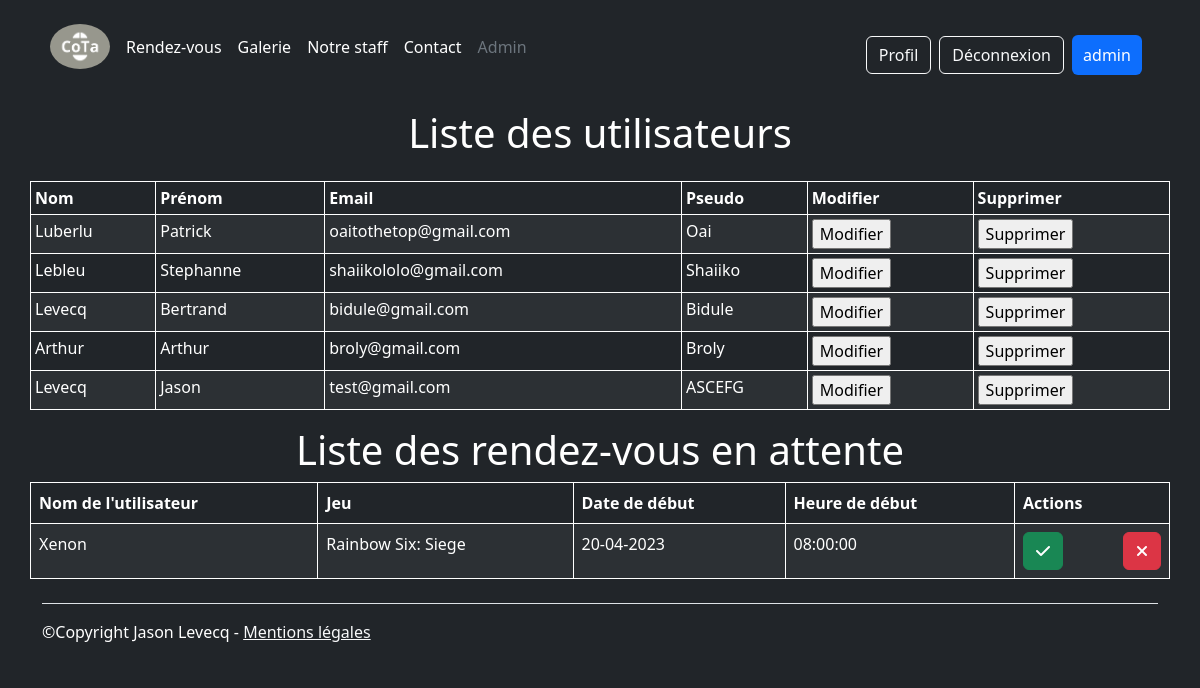
The page /view/admin.php (signed in) on the database its author committed.
### tables this page shows
CREATE TABLE `ifo_profile` (
  `profileID` int(11) NOT NULL,
  `profileBackgroundColor` varchar(100) NOT NULL DEFAULT '#645E85',
  `profileCreationDate` datetime NOT NULL DEFAULT current_timestamp(),
  `profileAvatar` varchar(100) NOT NULL DEFAULT 'default.png',
  `profileBio` varchar(400) NOT NULL DEFAULT 'Aucune information disponible.',
  `profileBlockType` varchar(100) NOT NULL DEFAULT 'none',
  `profileUserID` int(11) NOT NULL
);

CREATE TABLE `ifo_user` (
  `userID` int(11) NOT NULL,
  `userNom` varchar(80) NOT NULL,
  `userPrenom` varchar(80) NOT NULL,
  `userPseudo` varchar(100) NOT NULL,
  `userNiveauID` int(11) NOT NULL DEFAULT 2,
  `userEmail` varchar(80) NOT NULL,
  `userPass` varchar(100) NOT NULL
);

CREATE TABLE `ifo_rdv` (
  `rdv_id` int(11) NOT NULL,
  `rdv_pseudo` varchar(255) NOT NULL,
  `rdv_date_start` datetime NOT NULL,
  `rdv_date_end` datetime NOT NULL,
  `rdv_moment` varchar(100) NOT NULL,
  `rdv_jeu_id` int(11) DEFAULT NULL,
  `confirmation_status` varchar(255) NOT NULL DEFAULT 'En attente'
);

CREATE TABLE `ifo_jeu` (
  `jeu_id` int(11) NOT NULL,
  `jeu_nom` varchar(100) NOT NULL,
  `jeu_color` varchar(100) NOT NULL
);

### model/read.php (called while the page is built, shortened)
<?php
  function readCurrentUser(){
    include 'connection.php';
    $userID = $_SESSION['profileID'];
    $query = "SELECT userPseudo, userPass, userNiveauID, userEmail, userNom, userPrenom, userID, profileID
              FROM ifo_user
              INNER JOIN ifo_profile ON userID = profileUserID
              WHERE profileID = :log";
    $query_params = array(':log' => $userID);
    try{
        $stmt = $db->prepare($query);
        $result = $stmt->execute($query_params);
    }
    catch(PDOException $ex){
        die("Failed query : " . $ex->getMessage());
    }
    $result = $stmt->fetchall();
    return $result[0];
}
  function readUserInfos(){
    include 'connection.php';
     $query = "SELECT userNom, userPrenom, userEmail, userPseudo, userID
               FROM ifo_user
               where userNiveauID = 2
               order by userID";
     $query_params = array();
     try{
         $stmt = $db->prepare($query);
         $result = $stmt->execute($query_params);
     }
     catch(PDOException $ex){
         die("Failed query : " . $ex->getMessage());
     }
     $result = $stmt->fetchall();
     return $result;
  }
  function readPendingAppointments(){
    include 'connection.php';
    $query = "SELECT ifo_rdv.rdv_id, ifo_rdv.rdv_pseudo, ifo_rdv.rdv_date_start, ifo_rdv.rdv_date_end, ifo_jeu.jeu_nom
              FROM ifo_rdv
              INNER JOIN ifo_jeu ON ifo_rdv.rdv_jeu_id = ifo_jeu.jeu_id
              WHERE ifo_rdv.confirmation_status = 'en attente'";
    $query_params = array();
    try{
        $stmt = $db->prepare($query);
        $stmt->execute($query_params);
    }
    catch(PDOException $ex){
        die("Failed query : " . $ex->getMessage());
    }
    $result = $stmt->fetchAll();
    return $result;
}
?>

### view/admin.php (the view, shortened to what this page needs)
<?php
include('../model/read.php');
$data = readUserInfos();
$rdv = readPendingAppointments();
$data2 = readCurrentUser();
?>
<!DOCTYPE html>
<html lang="fr">
<head>
    <link href="css/bootstrap.min.css" rel="stylesheet" type="text/css">
    <link rel="stylesheet" href="https://cdnjs.cloudflare.com/ajax/libs/font-awesome/6.2.1/css/all.min.css" />
</head>
<body>
<body class="text-bg-dark">
<header class="p-3">
  <div class="container">
    <div class="d-flex flex-wrap align-items-center justify-content-center justify-content-lg-start">
    <nav class="nav col-12 col-lg-auto me-lg-auto mb-2 justify-content-center mb-md-0">
            <ul class="list-unstyled d-flex flex-row justify-content-center flex-wrap align-items-center">
              <li class="nav-item"><a href="../index.php" class="nav-link px-2 text-secondary"><img src="images/cota-logo.png" class="rounded-circle align-self-center" alt="Logo de CoTa" width="60" height="auto"></a></li>
              <li class="nav-item"><a href="calendar.php" class="nav-link px-2 text-white">Rendez-vous</a></li>
              <li class="nav-item"><a href="galerie.php" class="nav-link px-2 text-white">Galerie</a></li>
              <li class="nav-item"><a href="team.php" class="nav-link px-2 text-white">Notre staff</a></li>
              <li class="nav-item"><a href="contact.php" class="nav-link px-2 text-white">Contact</a></li>
              <?php if((isset($_SESSION['log']['userNiveauID'])) && ($_SESSION['log']['userNiveauID'] == 1)){ ?>
                <li class="nav-item"><a href="view/admin.php" class="nav-link px-2 text-secondary">Admin</a></li>
              <?php } ?>
            </ul>
          </nav>
    <a href='view/profile.php'><button <?php if(!isset($_SESSION['log'])){echo "style='display:none;'";}?> class='btn btn-outline-light me-2'>Profil</button>
    </a>
         <a href='../controller/unlog.php'>
           <button <?php if(!isset($_SESSION['log'])){echo "style='display:none;'";}?> class='btn btn-outline-light me-2'>Déconnexion</button>
        </a>
        <?php if (isset($_SESSION['log'])):
            $userPseudo = $data2['userPseudo'];
            $pseudoLength = strlen($userPseudo);
            $minWidth = 20;
            $charWidth = 10;
            $rectangleWidth = $minWidth + ($charWidth * $pseudoLength);
            $rectangleHeight = 40;
          ?>
            <div class="d-flex justify-content-end align-items-center">
              <div class="rounded bg-primary text-white d-flex align-items-center justify-content-center me-3" style="width: <?= $rectangleWidth ?>px; height: <?= $rectangleHeight ?>px; padding: <?= ($rectangleHeight - 30)/2 ?>px;">
                <?= $userPseudo; ?>
              </div>
            </div>
          <?php endif; ?>
    </div>
  </div>
</header>
<p class="h1 text-center mb-4">Liste des utilisateurs</p>
<div class="table-responsive-sm">
  <table class="table table-sm table-bordered border-white table-striped table-dark table-hover container">
    <thead>
      <tr>
        <th scope="col">Nom</th>
        <th scope="col">Prénom</th>
        <th scope="col">Email</th>
        <th scope="col">Pseudo</th>
        <th scope="col">Modifier</th>
        <th scope="col">Supprimer</th>
      </tr>
    </thead>
    <tbody>
    <?php foreach ($data as $infos) {?>
      <tr>
        <?php foreach ($infos as $key => $info) {
          if ($key != "userID"){ ?>
        <td><?= $info; ?></td>
        <?php }?>
        <?php }?>
        <td>
          <form action="updateUser.php" method="post">
              <input type="submit" value="Modifier">
          </form>
        </td>
        <td>
        <form action="../controller/deleteUser.php" method="post">
          <input type="submit" value="Supprimer">
        </form>
        </td>
      <?php }?>
    </tbody>
  </table>
</div>
<p class="h1 text-center">Liste des rendez-vous en attente</p>
<div class="table-responsive-sm">
  <table class="table table-bordered border-white table-striped table-dark table-hover container">
    <thead>
      <tr>
        <th scope="col">Nom de l'utilisateur</th>
        <th scope="col">Jeu</th>
        <th scope="col">Date de début</th>
        <th scope="col">Heure de début</th>
        <th scope="col">Actions</th>
      </tr>
    </thead>
    <tbody>
    <?php
        $rdv = readPendingAppointments();
        if(count($rdv) == 0) {
            echo "<tr><td class='text-center' colspan='5'>Pas de rendez-vous en attente.</td></tr>";
        } else {
            foreach ($rdv as $appointment) {
    ?>
    <tr>
        <td><?= $appointment['rdv_pseudo']; ?></td>
        <td><?= $appointment['jeu_nom']; ?></td>
        <td><?= date('d-m-Y', strtotime($appointment['rdv_date_start'])); ?></td>
        <td>
            <?php
                $start_time = date_create_from_format('Y-m-d H:i:s', $appointment['rdv_date_start']);
                if (date_format($start_time, 'H') == "02") {
                    echo "14:00:00";
                } else {
                    echo date_format($start_time, 'H:i:s');
                }
            ?>
        </td>
        <td>
        <div class="d-flex justify-content-between">
            <form action="../controller/updateAppointment.php" method="post">
                <button type="submit" class="btn btn-success">
                    <i class="fas fa-check"></i>
                </button>
            </form>
            <form action="../controller/updateAppointment.php" method="post">
                <button type="submit" class="btn btn-danger">
                    <i class="fas fa-times"></i>
                </button>
            </form>
        </div>
    </td>
</tr>
<?php
        }
    }
?>
</tbody>
  </table>
</div>
<div class="container">
  <footer class="d-flex flex-wrap justify-content-between align-items-center py-3 my-4 border-top">
    <div class="col-md-4 d-flex align-items-center">
      <span class="mb-3 mb-md-0 text-white">&copy;Copyright Jason Levecq - <a class="link-light" href="#" data-bs-toggle="modal" data-bs-target="#exampleModal">Mentions légales</a></span>
    </div>
  </footer>
</div>
</body>
</html>

### rows shown on the page
ifo_profile: profileUserID.userPseudo "admin"
ifo_user: userNom "Luberlu", userPrenom "Patrick", userEmail "oaitothetop@gmail.com", userPseudo "Oai"
ifo_user: userNom "Lebleu", userPrenom "Stephanne", userEmail "shaiikololo@gmail.com", userPseudo "Shaiiko"
ifo_user: userNom "Levecq", userPrenom "Bertrand", userEmail "bidule@gmail.com", userPseudo "Bidule"
ifo_user: userNom "Arthur", userPrenom "Arthur", userEmail "broly@gmail.com", userPseudo "Broly"
ifo_user: userNom "Levecq", userPrenom "Jason", userEmail "test@gmail.com", userPseudo "ASCEFG"
ifo_rdv: rdv_pseudo "Xenon", rdv_jeu.jeu_nom "Rainbow Six: Siege", rdv_date_start "20-04-2023", rdv_date_start "08:00:00"
